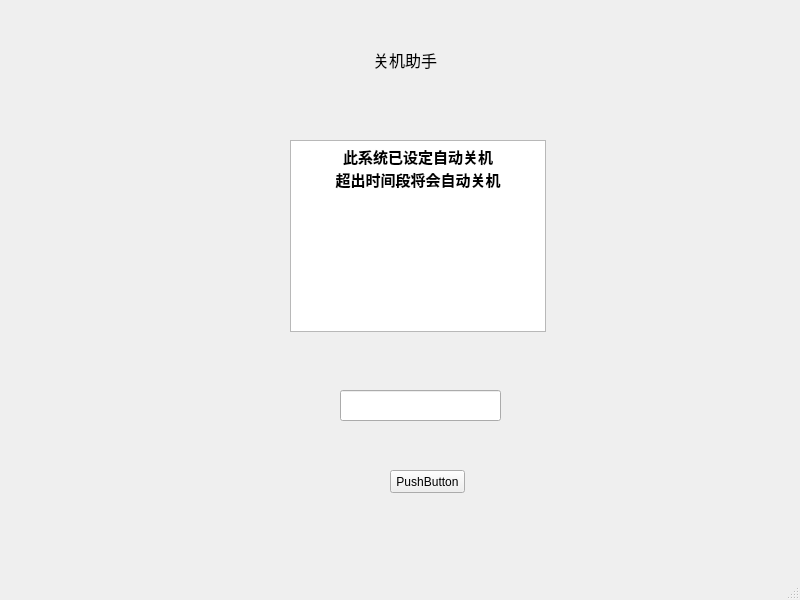
<?xml version="1.0" encoding="UTF-8"?>
<ui version="4.0">
 <class>MainWindow</class>
 <widget class="QMainWindow" name="MainWindow">
  <property name="geometry">
   <rect>
    <x>0</x>
    <y>0</y>
    <width>800</width>
    <height>600</height>
   </rect>
  </property>
  <property name="windowTitle">
   <string>MainWindow</string>
  </property>
  <widget class="QWidget" name="centralwidget">
   <widget class="QLabel" name="label">
    <property name="geometry">
     <rect>
      <x>310</x>
      <y>40</y>
      <width>190</width>
      <height>40</height>
     </rect>
    </property>
    <property name="font">
     <font>
      <family>微软雅黑</family>
      <pointsize>12</pointsize>
     </font>
    </property>
    <property name="layoutDirection">
     <enum>Qt::LeftToRight</enum>
    </property>
    <property name="text">
     <string>关机助手</string>
    </property>
    <property name="textFormat">
     <enum>Qt::AutoText</enum>
    </property>
    <property name="alignment">
     <set>Qt::AlignCenter</set>
    </property>
   </widget>
   <widget class="QTextBrowser" name="textBrowser">
    <property name="enabled">
     <bool>true</bool>
    </property>
    <property name="geometry">
     <rect>
      <x>290</x>
      <y>140</y>
      <width>256</width>
      <height>192</height>
     </rect>
    </property>
    <property name="font">
     <font>
      <family>微软雅黑</family>
      <pointsize>12</pointsize>
     </font>
    </property>
    <property name="tabletTracking">
     <bool>false</bool>
    </property>
    <property name="acceptDrops">
     <bool>true</bool>
    </property>
    <property name="autoFillBackground">
     <bool>false</bool>
    </property>
    <property name="tabChangesFocus">
     <bool>false</bool>
    </property>
    <property name="undoRedoEnabled">
     <bool>false</bool>
    </property>
    <property name="lineWrapMode">
     <enum>QTextEdit::WidgetWidth</enum>
    </property>
    <property name="html">
     <string>&lt;!DOCTYPE HTML PUBLIC &quot;-//W3C//DTD HTML 4.0//EN&quot; &quot;http://www.w3.org/TR/REC-html40/strict.dtd&quot;&gt;
&lt;html&gt;&lt;head&gt;&lt;meta name=&quot;qrichtext&quot; content=&quot;1&quot; /&gt;&lt;style type=&quot;text/css&quot;&gt;
p, li { white-space: pre-wrap; }
&lt;/style&gt;&lt;/head&gt;&lt;body style=&quot; font-family:'微软雅黑'; font-size:12pt; font-weight:400; font-style:normal;&quot;&gt;
&lt;p align=&quot;center&quot; style=&quot; margin-top:0px; margin-bottom:0px; margin-left:0px; margin-right:0px; -qt-block-indent:0; text-indent:0px;&quot;&gt;&lt;span style=&quot; font-family:'SimSun'; font-size:11pt; font-weight:600;&quot;&gt;此系统已设定自动关机&lt;/span&gt;&lt;/p&gt;
&lt;p align=&quot;center&quot; style=&quot; margin-top:0px; margin-bottom:0px; margin-left:0px; margin-right:0px; -qt-block-indent:0; text-indent:0px;&quot;&gt;&lt;span style=&quot; font-family:'SimSun'; font-size:11pt; font-weight:600;&quot;&gt;超出时间段将会自动关机&lt;/span&gt;&lt;/p&gt;&lt;/body&gt;&lt;/html&gt;</string>
    </property>
    <property name="overwriteMode">
     <bool>false</bool>
    </property>
    <property name="acceptRichText">
     <bool>true</bool>
    </property>
    <property name="openExternalLinks">
     <bool>false</bool>
    </property>
    <property name="openLinks">
     <bool>true</bool>
    </property>
   </widget>
   <widget class="QLineEdit" name="lineEdit">
    <property name="geometry">
     <rect>
      <x>340</x>
      <y>390</y>
      <width>161</width>
      <height>31</height>
     </rect>
    </property>
   </widget>
   <widget class="QPushButton" name="pushButton">
    <property name="geometry">
     <rect>
      <x>390</x>
      <y>470</y>
      <width>75</width>
      <height>23</height>
     </rect>
    </property>
    <property name="text">
     <string>PushButton</string>
    </property>
   </widget>
  </widget>
  <widget class="QMenuBar" name="menubar">
   <property name="geometry">
    <rect>
     <x>0</x>
     <y>0</y>
     <width>800</width>
     <height>23</height>
    </rect>
   </property>
  </widget>
  <widget class="QStatusBar" name="statusbar"/>
 </widget>
 <resources/>
 <connections/>
</ui>
